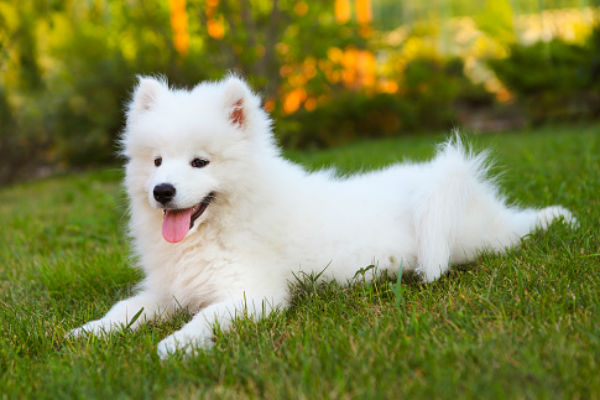
#> input picture images/samoyed_puppy_dog_pictures.jpg, 600 x 400 px, found by its file name
$ jupyter execute --allow-errors test.ipynb
#> lines starting #> are read from the running program, lines starting #| are printed output that depends on the picture
[cell 1]
import cv2
import numpy as np

# Load the image
image = cv2.imread("images\samoyed_puppy_dog_pictures.jpg")
#> image is the input picture: shape (400, 600, 3); mean B, G, R 73.6, 133.3, 128.5

# Create a window to display the image
cv2.namedWindow("Image")

# Create a slider to adjust the temperature of the image
cv2.createTrackbar("Temperature", "Image", 0, 100, lambda x: x)
#> slider 'Temperature' is set to 33

while True:
    # Convert the image to the HSV color space
    image_hsv = cv2.cvtColor(image, cv2.COLOR_BGR2RGB)

    # Get the value of the temperature slider
    temperature = cv2.getTrackbarPos("Temperature", "Image")
    temperature = temperature / 100.0
    # Adjust the temperature of the image by changing the value of the H channel
    # image_hsv[:,:,2] = image_hsv[:,:,2] + temperature
    image_hsv[:, :, 0] = image_hsv[:, :, 0] * temperature
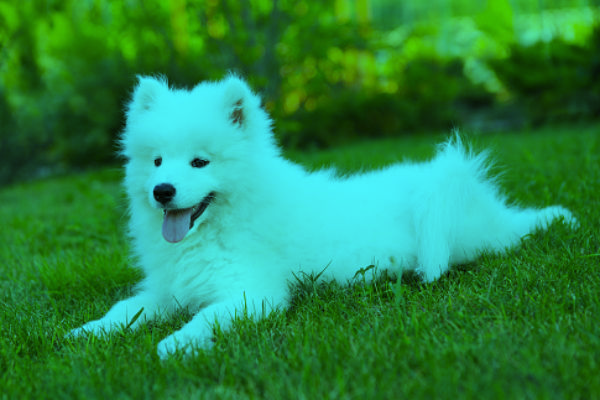
#> image_hsv: shape (400, 600, 3); mean R, G, B 41.9, 133.3, 73.6
    image_hsv[:, :, 2] = image_hsv[:, :, 2] * (1.0 - temperature)
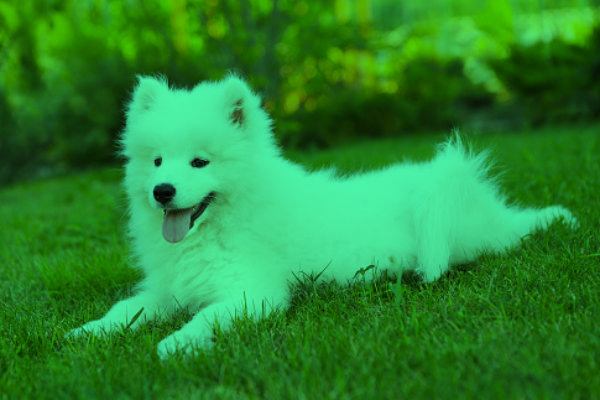
#> image_hsv: shape (400, 600, 3); mean R, G, B 41.9, 133.3, 48.9

    # Convert the image back to the BGR color space
    image_edited = cv2.cvtColor(image_hsv, cv2.COLOR_RGB2BGR)

    # Display the edited image
    cv2.imshow("Image", image_edited)

    # Check for user input
    key = cv2.waitKey(1)
#> (key Esc is pressed here)
    if key == 27: # Esc key
        break

# Save the edited image
cv2.imwrite("output.jpg", image_edited)

# Destroy the window
cv2.destroyAllWindows()

[cell 2]
def simplest_cb(img, percent=1):
    out_channels = []
    cumstops = (
        img.shape[0] * img.shape[1] * percent / 200.0,
        img.shape[0] * img.shape[1] * (1 - percent / 200.0)
    )
    for channel in cv2.split(img):
        cumhist = np.cumsum(cv2.calcHist([channel], [0], None, [256], (0,256)))
        low_cut, high_cut = np.searchsorted(cumhist, cumstops)
        lut = np.concatenate((
            np.zeros(low_cut),
            np.around(np.linspace(0, 255, high_cut - low_cut + 1)),
            255 * np.ones(255 - high_cut)
        ))
        out_channels.append(cv2.LUT(channel, lut.astype('uint8')))
    return cv2.merge(out_channels)

[cell 3]
import cv2
import numpy as np
from PIL import Image, ImageEnhance
from skimage import exposure

# Load the image
image = cv2.imread("images\samoyed_puppy_dog_pictures.jpg")
# image = Image.open("samoyed_puppy_dog_pictures.jpg")
# Create a window to display the image
cv2.namedWindow("Image")

# Create a slider to adjust the temperature of the image
cv2.createTrackbar("Temperature", "Image", 40, 100, lambda x: x)

while True:
    # Convert the image to the HSV color space
    # image_hsv = cv2.cvtColor(image, cv2.COLOR_BGR2RGB)
    # enhancer = ImageEnhance.Contrast(image)
    # Get the value of the temperature slider
    temperature = cv2.getTrackbarPos("Temperature", "Image")
    # [19 lines of commented-out code are left out]
    gamma = temperature / 10000
    print(gamma)
    bright_image = image * gamma
    # corrected_image = np.clip(corrected_image*255, 0, 255).astype(np.uint8)


    # Display the edited image
    cv2.imshow("Image", bright_image)

    # Check for user input
    key = cv2.waitKey(1)
#> (key Esc is pressed here)
    if key == 27: # Esc key
        break

# Save the edited image
# cv2.imwrite("output.jpg", image_edited)

# Destroy the window
cv2.destroyAllWindows()

$ run again, with images/abc.jpg copied over images/samoyed_puppy_dog_pictures.jpg
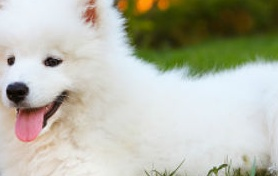
#> input picture images/abc.jpg, 278 x 176 px, found by its file name
#> image is the input picture: shape (176, 278, 3); mean B, G, R 168.5, 183.1, 182.1
#> `image_hsv[:, :, 0] = image_hsv[:, :, 0] * temperature`:
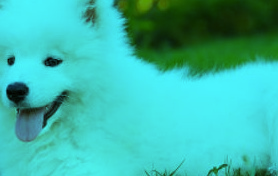
#> image_hsv: shape (176, 278, 3); mean R, G, B 59.5, 183.1, 168.5
#> `image_hsv[:, :, 2] = image_hsv[:, :, 2] * (1.0 - temperature)`:
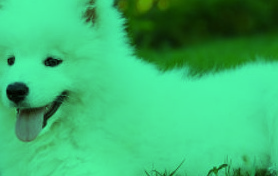
#> image_hsv: shape (176, 278, 3); mean R, G, B 59.5, 183.1, 112.5

$ run again, with images/cut_image.jpg copied over images/samoyed_puppy_dog_pictures.jpg
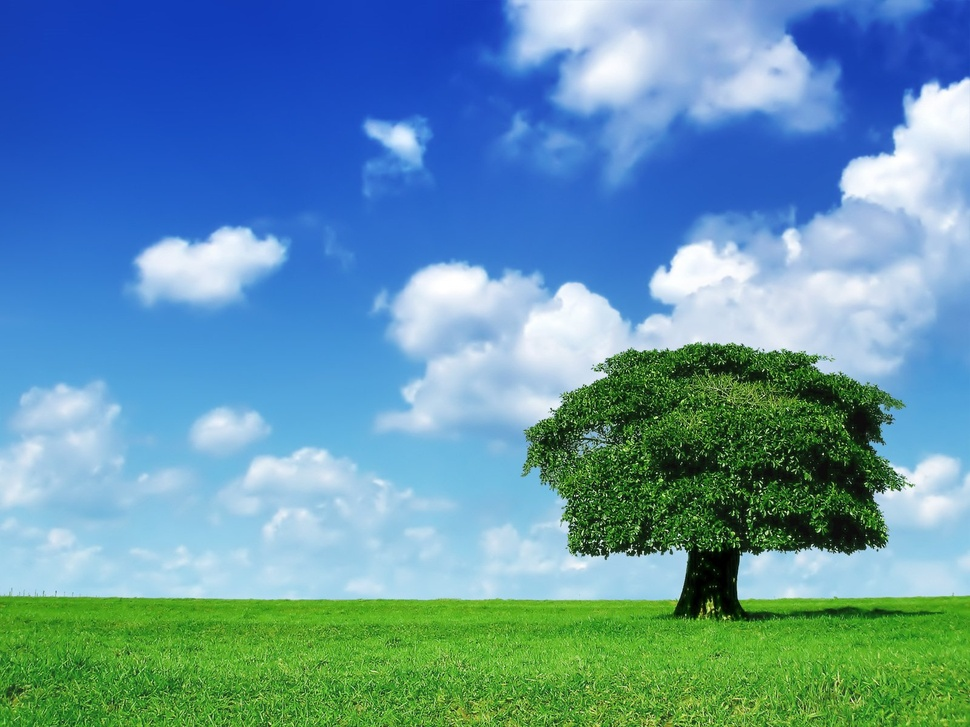
#> input picture images/cut_image.jpg, 970 x 727 px, shrunk from 1600 x 1200 before the run, found by its file name
#> image is the input picture: shape (727, 970, 3); mean B, G, R 169.5, 148.6, 97.7
#> `image_hsv[:, :, 0] = image_hsv[:, :, 0] * temperature`:
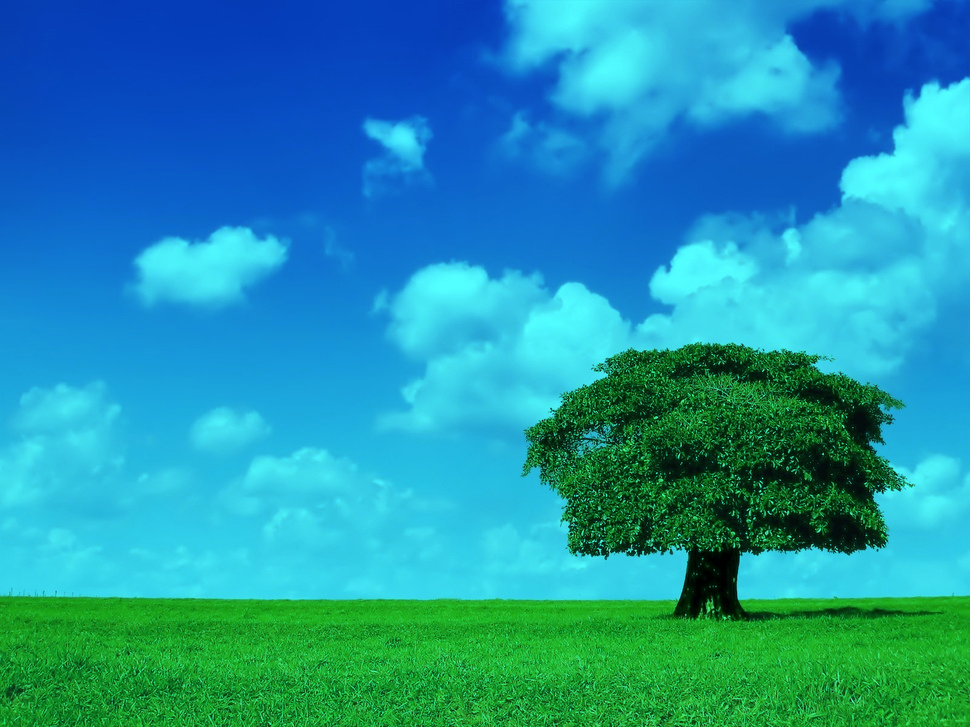
#> image_hsv: shape (727, 970, 3); mean R, G, B 31.7, 148.6, 169.5
#> `image_hsv[:, :, 2] = image_hsv[:, :, 2] * (1.0 - temperature)`:
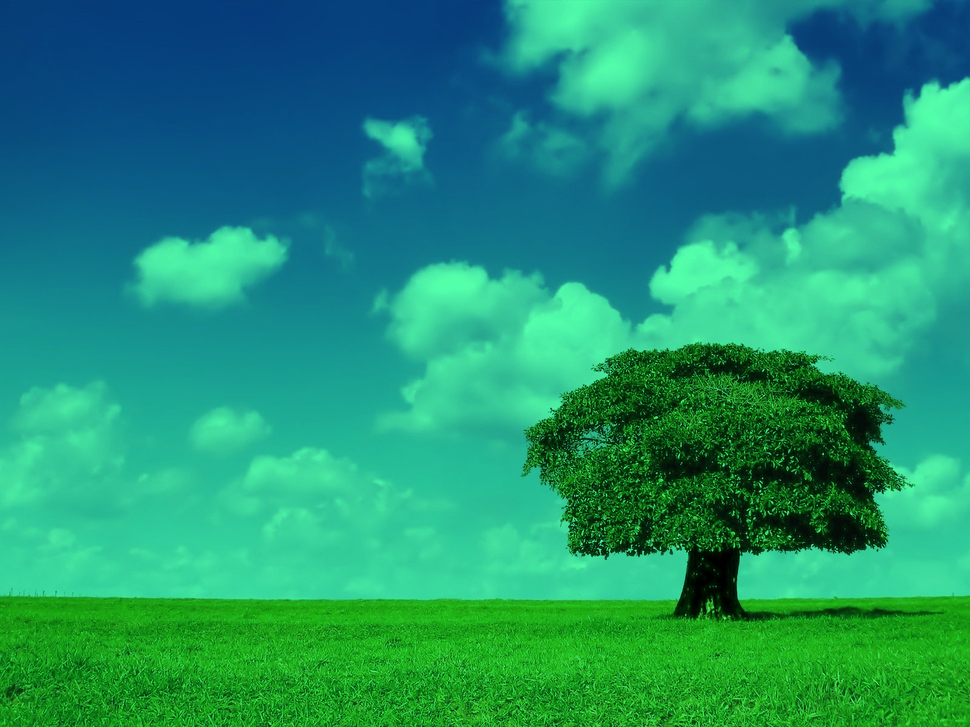
#> image_hsv: shape (727, 970, 3); mean R, G, B 31.7, 148.6, 113.1
